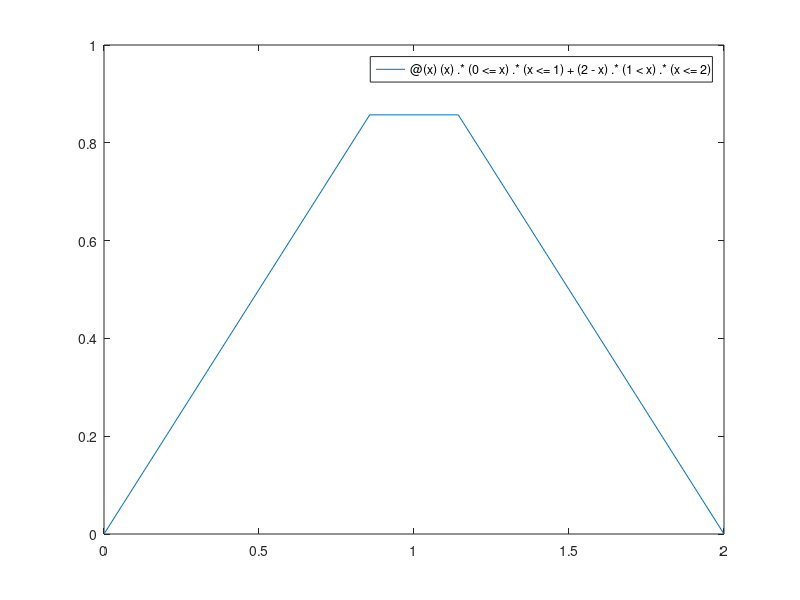

MATLAB code to generate this figure:
% Octave script
% Title              :funcion real de variable real
% Description        :Scrip para recordar funiones reales 
% Author             :Angel Mauel Zarco Valerio 
% Date               :28/10/2021
% Version            :1 
% Usage              :octave 
%                    :https://octaveintro.readthedocs.io/en/latest/index.html

%funcion trozos
%si f:D?I | f(x)=(sqrt=0 si 0<=x<=1)(2-x si 1<x<=2)
f=@(x) (x).*(0<=x).*(x<=1)+(2-x).*(1<x).*(x<=2);
f(-1)
f(5)
f(6)
%estudia la continuidad de f
f(3)
f(5)
fplot(@(x)(x).*(0<=x).*(x<=1)+(2-x).*(1<x).*(x<=2),[0,2])^M